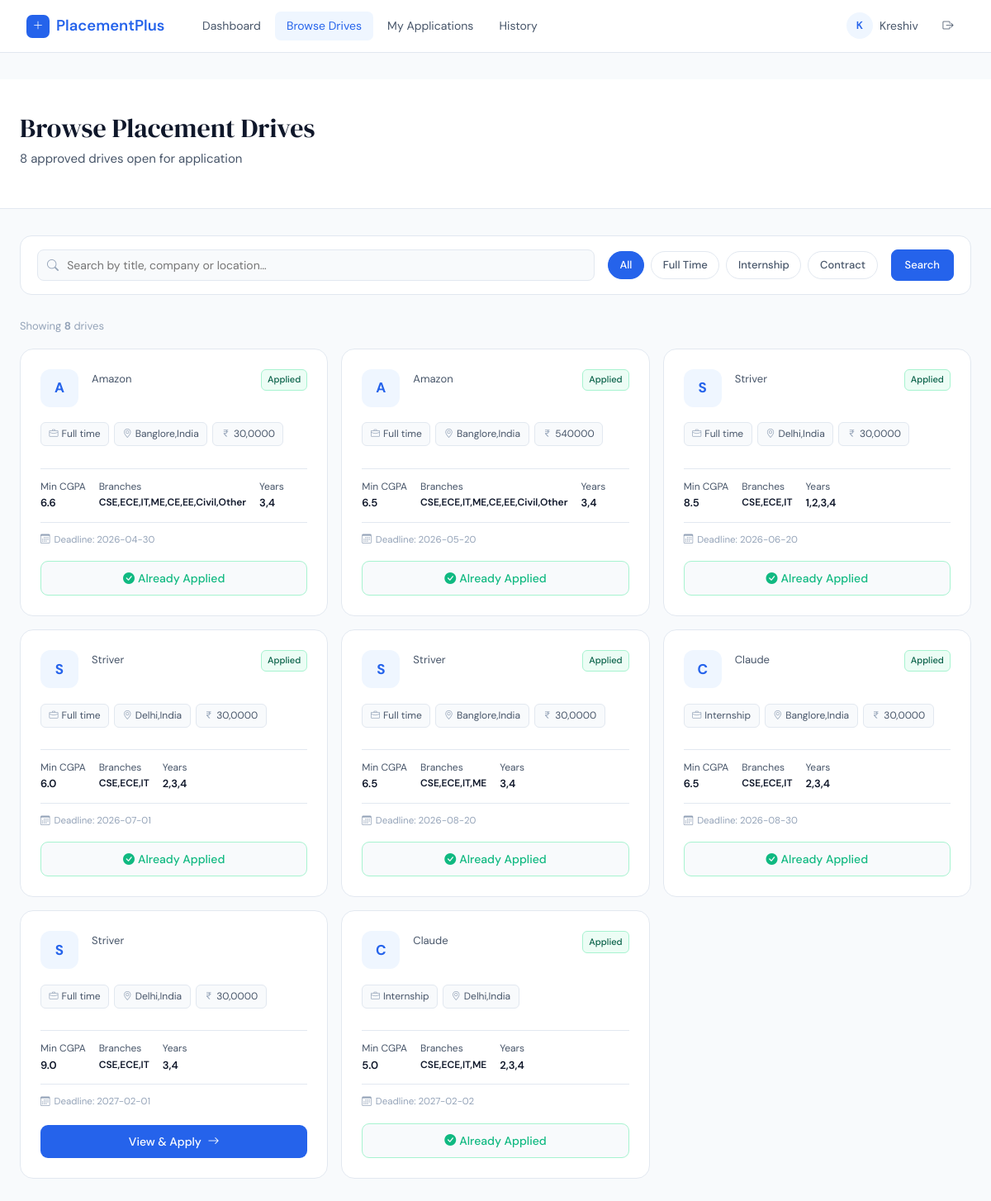
The app's page /student/drives (signed in) with its own data.
### tables this page shows
CREATE TABLE companies (
    id INTEGER PRIMARY KEY AUTOINCREMENT,
    user_id INTEGER NOT NULL UNIQUE,
    company_name TEXT NOT NULL,
    industry TEXT,
    website TEXT,
    hr_contact_name TEXT,
    hr_contact_email TEXT,
    hr_contact_phone TEXT,
    description TEXT,
    approval_status TEXT NOT NULL DEFAULT 'pending'
        CHECK(approval_status IN ('pending', 'approved', 'rejected')),
    created_at TIMESTAMP DEFAULT CURRENT_TIMESTAMP,
    FOREIGN KEY (user_id) REFERENCES users(id) ON DELETE CASCADE
);

CREATE TABLE placement_drives (
    id INTEGER PRIMARY KEY AUTOINCREMENT,
    company_id INTEGER NOT NULL,
    job_role TEXT NOT NULL,
    job_description TEXT NOT NULL,
    job_type TEXT NOT NULL CHECK(job_type IN ('full_time','internship','contract')),
    location TEXT,
    salary_package TEXT,
    eligibility_cgpa REAL DEFAULT 0.0,
    eligible_branches TEXT,
    eligible_years TEXT,
    application_deadline DATE NOT NULL,
    status TEXT NOT NULL DEFAULT 'pending'
        CHECK(status IN ('pending','approved','rejected','closed')),
    created_at TIMESTAMP DEFAULT CURRENT_TIMESTAMP,

    FOREIGN KEY (company_id) REFERENCES companies(id) ON DELETE CASCADE
);

### blueprints/student.py (the view)
@student_bp.route('/drives')
@login_required(role='student')
def drives():
    db         = get_db()
    student_id = session['student_db_id']
    q        = request.args.get('q', '').strip()
    job_type = request.args.get('type', '').strip()
    sql    = """
        SELECT pd.*, c.company_name
        FROM placement_drives pd
        JOIN companies c ON pd.company_id = c.id
        WHERE pd.status = 'approved'
          AND pd.application_deadline >= DATE('now')
    """
    params = []
    if q:
        sql += " AND (pd.job_role LIKE ? OR c.company_name LIKE ? OR pd.location LIKE ?)"
        params += [f'%{q}%', f'%{q}%', f'%{q}%']
    if job_type:
        sql += " AND pd.job_type = ?"
        params.append(job_type)
    sql += " ORDER BY pd.application_deadline ASC"
    drives = db.execute(sql, params).fetchall()
    applied_rows      = db.execute(
        "SELECT drive_id FROM applications WHERE student_id = ?", (student_id,)
    ).fetchall()
    applied_drive_ids = {row['drive_id'] for row in applied_rows}
    student = db.execute(
        "SELECT branch, cgpa, year FROM students WHERE id = ?",
        (student_id,)
    ).fetchone()
    return render_template('student/drives.html',
        drives=drives,
        student=student,
        applied_drive_ids=applied_drive_ids
    )

### database.py (called while the page is built)
def get_db():
    if 'db' not in g:
        g.db = sqlite3.connect(
            current_app.config['DATABASE'],
            detect_types=sqlite3.PARSE_DECLTYPES
        )
        g.db.row_factory = sqlite3.Row
    return g.db

### utils.py (called while the page is built)
def login_required(role=None):
    def decorator(f):
        @wraps(f)
        def wrapper(*args, **kwargs):
            if 'user_id' not in session:
                flash('Please log in to continue.', 'warning')
                return redirect(url_for('auth.login'))
            if role and session.get('role') != role:
                flash('You are not authorized to access this page.', 'danger')
                return redirect(url_for('auth.login'))
            return f(*args, **kwargs)
        return wrapper
    return decorator

### templates/student/drives.html (shortened to what this page needs)
{% extends 'base.html' %}
{% block content %}
<div class="drives-hero">
  <div class="container-fluid px-4">
    <h1>Browse Placement Drives</h1>
    <p>{{ drives|length }} approved drive{{ 's' if drives|length != 1 }} open for application</p>
  </div>
</div>
<div class="container-fluid px-4">
  <form method="GET" action="{{ url_for('student.drives') }}">
    <div class="filter-bar">
      <div class="search-box">
        <input type="text" name="q"
               value="{{ request.args.get('q', '') }}"
               placeholder="Search by title, company or location…"/>
      </div>
      <div class="d-flex gap-2 flex-wrap">
        <a href="{{ url_for('student.drives') }}{% if request.args.get('q') %}?q={{ request.args.get('q') }}{% endif %}"
           class="filter-pill {% if not request.args.get('type') %}active{% endif %}">
          All
        </a>
        {% for jt, label in [('full_time','Full Time'),('internship','Internship'),('contract','Contract')] %}
        <a href="?type={{ jt }}{% if request.args.get('q') %}&q={{ request.args.get('q') }}{% endif %}"
           class="filter-pill {% if request.args.get('type') == jt %}active{% endif %}">
          {{ label }}
        </a>
        {% endfor %}
      </div>
      <button type="submit" class="btn btn-primary btn-sm" style="height:38px;padding:0 1rem">
        Search
      </button>
    </div>
  </form>
  {% if drives %}
  <div class="results-meta">
    Showing <strong>{{ drives|length }}</strong> drive{{ 's' if drives|length != 1 }}
  </div>
  {% endif %}
  {% if drives %}
  <div class="row g-3">
    {% for d in drives %}
    <div class="col-sm-6 col-xl-4 drive-col">
      <div class="drive-card">
        <div class="d-flex align-items-flex-start gap-3 mb-1">
          <div class="co-logo">{{ d.company_name[0]|upper }}</div>
          <div style="flex:1;min-width:0">
            <div style="font-size:13px;color:var(--mid);margin-top:2px">
              {{ d.company_name }}
            </div>
          </div>
          {% if d.id in applied_drive_ids %}
          <span style="flex-shrink:0;align-self:flex-start;
                       background:#ECFDF5;color:#065F46;
                       border:1px solid #A7F3D0;border-radius:6px;
                       font-size:11px;font-weight:500;padding:.3em .65em;">
            Applied
          </span>
          {% endif %}
        </div>
        <div class="tag-row">
          <span class="tag">
            <i class="bi bi-briefcase"></i>
            {{ d.job_type.replace('_',' ')|capitalize }}
          </span>
          {% if d.location %}
          <span class="tag">
            <i class="bi bi-geo-alt"></i>
            {{ d.location }}
          </span>
          {% endif %}
          {% if d.salary_package %}
          <span class="tag">
            <i class="bi bi-currency-rupee"></i>
            {{ d.salary_package }}
          </span>
          {% endif %}
        </div>
        <div class="elig-row">
          <div class="elig-item">
            <div>Min CGPA</div>
            <span>{{ d.eligibility_cgpa if d.eligibility_cgpa > 0 else 'Any' }}</span>
          </div>
          <div class="elig-item">
            <div>Branches</div>
            <span style="font-size:12px">{{ d.eligible_branches if d.eligible_branches else 'All' }}</span>
          </div>
          <div class="elig-item">
            <div>Years</div>
            <span>{{ d.eligible_years if d.eligible_years else 'All' }}</span>
          </div>
        </div>
        <div class="deadline-badge">
          <i class="bi bi-calendar3"></i>
          Deadline: {{ d.application_deadline }}
        </div>
        {% if d.id in applied_drive_ids %}
        <div class="btn-applied">
          <i class="bi bi-check-circle-fill me-1"></i>Already Applied
        </div>
        {% else %}
        <a href="{{ url_for('student.drive_detail', drive_id=d.id) }}"
           class="btn-apply">
          View &amp; Apply <i class="bi bi-arrow-right ms-1"></i>
        </a>
        {% endif %}
      </div>
    </div>
    {% endfor %}
  </div>
  {% endif %}
</div>
{% endblock %}

### templates/base.html (shortened to what this page needs)
<!DOCTYPE html>
<html lang="en">
<head>
  <link rel="stylesheet" href="https://cdn.jsdelivr.net/npm/bootstrap@5.3.2/dist/css/bootstrap.min.css"/>
  <link rel="stylesheet" href="https://cdn.jsdelivr.net/npm/bootstrap-icons@1.11.3/font/bootstrap-icons.min.css"/>
</head>
<body>
<nav class="navbar navbar-expand-lg">
  <div class="container-fluid px-2">
    <a class="navbar-brand" href="{{ url_for('auth.index') }}">
      <span class="brand-dot"><i class="bi bi-plus-lg"></i></span>
      PlacementPlus
    </a>
    <div class="collapse navbar-collapse" id="navMain">
      {% if session.role == 'admin' %}
      <ul class="navbar-nav ms-3 me-auto gap-1">
        <li class="nav-item"><a class="nav-link {% if request.endpoint=='admin.dashboard' %}active{% endif %}" href="{{ url_for('admin.dashboard') }}">Dashboard</a></li>
        <li class="nav-item"><a class="nav-link {% if request.endpoint=='admin.students' %}active{% endif %}" href="{{ url_for('admin.students') }}">Students</a></li>
        <li class="nav-item"><a class="nav-link {% if request.endpoint=='admin.companies' %}active{% endif %}" href="{{ url_for('admin.companies') }}">Companies</a></li>
        <li class="nav-item"><a class="nav-link {% if request.endpoint=='admin.drives' %}active{% endif %}" href="{{ url_for('admin.drives') }}">Drives</a></li>
        <li class="nav-item"><a class="nav-link {% if request.endpoint=='admin.applications' %}active{% endif %}" href="{{ url_for('admin.applications') }}">Applications</a></li>
      </ul>
      {% elif session.role == 'student' %}
      <ul class="navbar-nav ms-3 me-auto gap-1">
        <li class="nav-item"><a class="nav-link {% if request.endpoint=='student.dashboard' %}active{% endif %}" href="{{ url_for('student.dashboard') }}">Dashboard</a></li>
        <li class="nav-item"><a class="nav-link {% if request.endpoint=='student.drives' %}active{% endif %}" href="{{ url_for('student.drives') }}">Browse Drives</a></li>
        <li class="nav-item"><a class="nav-link {% if request.endpoint=='student.my_applications' %}active{% endif %}" href="{{ url_for('student.my_applications') }}">My Applications</a></li>
        <li class="nav-item"><a class="nav-link {% if request.endpoint=='student.history' %}active{% endif %}" href="{{ url_for('student.history') }}">History</a></li>
      </ul>
      {% else %}
      <ul class="navbar-nav ms-3 me-auto"></ul>
      {% endif %}
      <div class="d-flex align-items-center gap-3">
        {% if session.user_id %}
          <div class="user-pill">
            <div class="user-avatar">{{ session.name[0]|upper }}</div>
            <span class="d-none d-md-inline" style="font-size:14px;color:var(--mid)">{{ session.name }}</span>
          </div>
          <a href="{{ url_for('auth.logout') }}" class="nav-link" style="font-size:13px">
            <i class="bi bi-box-arrow-right"></i>
          </a>
        {% else %}
          <a href="{{ url_for('auth.login') }}" class="nav-link">Login</a>
          <a href="{{ url_for('auth.register_student') }}" class="btn-nav nav-link">Sign Up</a>
        {% endif %}
      </div>
    </div>
  </div>
</nav>
<main class="page-wrap">
  {% block content %}{% endblock %}
</main>
</body>
</html>

### templates/base.html (style rules this page uses)
:root { --blue: #2563EB; --blue-lt: #EFF6FF; --blue-dk: #1D4ED8; --dark: #0F172A; --mid: #475569; --light: #94A3B8; --border: #E2E8F0; --surface: #F8FAFC; --white: #FFFFFF; --green: #10B981; --amber: #F59E0B; --red: #EF4444; --purple: #7C3AED; }
*, *::before, *::after { box-sizing: border-box; }
body { font-family: 'DM Sans', sans-serif; background: var(--surface); color: var(--dark); font-size: 15px; line-height: 1.6; min-height: 100vh; }
.navbar { background: var(--white) !important; border-bottom: 1px solid var(--border); height: 64px; padding: 0 1.5rem; position: sticky; top: 0; z-index: 999; }
.navbar-brand { font-weight: 600; font-size: 1.15rem; color: var(--blue) !important; display: flex; align-items: center; gap: 8px; text-decoration: none; }
.brand-dot { width: 28px; height: 28px; border-radius: 7px; background: var(--blue); display: flex; align-items: center; justify-content: center; color: #fff; font-size: 13px; }
.nav-link { color: var(--mid) !important; font-size: 14px; font-weight: 400; padding: 0.38rem 0.85rem !important; border-radius: 7px; transition: all .15s; }
.nav-link:hover, .nav-link.active { color: var(--blue) !important; background: var(--blue-lt); }
.user-pill { display: flex; align-items: center; gap: 8px; font-size: 14px; color: var(--mid); }
.user-avatar { width: 32px; height: 32px; border-radius: 50%; background: var(--blue-lt); color: var(--blue); display: flex; align-items: center; justify-content: center; font-weight: 600; font-size: 13px; }
.page-wrap { min-height: calc(100vh - 64px); padding: 2rem 0; }
.btn-primary { background: var(--blue); border-color: var(--blue); border-radius: 8px; font-weight: 500; font-size: 14px; }
.btn { border-radius: 8px; font-size: 14px; font-weight: 500; }
.btn-sm { font-size: 13px; padding: .3rem .75rem; }
.search-box { position: relative; }
.drive-card { background: var(--white); border: 1px solid var(--border); border-radius: 14px; padding: 1.3rem; transition: box-shadow .2s, transform .2s; height: 100%; }
.co-logo { width: 42px; height: 42px; border-radius: 10px; background: var(--blue-lt); color: var(--blue); display:flex; align-items:center; justify-content:center; font-weight:700; font-size:15px; flex-shrink:0; }

### records on screen
companies: name "Kreshiv"
placement_drives: company_name "A", company_name "Amazon", shows "Applied", job_type.replace "Full time", location "Banglore,India", salary_package "30,0000", eligibility_cgpa "6.6", eligible_branches "CSE,ECE,IT,ME,CE,EE,Civil,Other", eligible_years "3,4", application_deadline "2026-04-30", shows "Already Applied"
placement_drives: company_name "A", company_name "Amazon", shows "Applied", job_type.replace "Full time", location "Banglore,India", salary_package "540000", eligibility_cgpa "6.5", eligible_branches "CSE,ECE,IT,ME,CE,EE,Civil,Other", eligible_years "3,4", application_deadline "2026-05-20", shows "Already Applied"
placement_drives: company_name "S", company_name "Striver", shows "Applied", job_type.replace "Full time", location "Delhi,India", salary_package "30,0000", eligibility_cgpa "8.5", eligible_branches "CSE,ECE,IT", eligible_years "1,2,3,4", application_deadline "2026-06-20", shows "Already Applied"
placement_drives: company_name "S", company_name "Striver", shows "Applied", job_type.replace "Full time", location "Delhi,India", salary_package "30,0000", eligibility_cgpa "6.0", eligible_branches "CSE,ECE,IT", eligible_years "2,3,4", application_deadline "2026-07-01", shows "Already Applied"
placement_drives: company_name "S", company_name "Striver", shows "Applied", job_type.replace "Full time", location "Banglore,India", salary_package "30,0000", eligibility_cgpa "6.5", eligible_branches "CSE,ECE,IT,ME", eligible_years "3,4", application_deadline "2026-08-20", shows "Already Applied"
placement_drives: company_name "C", company_name "Claude", shows "Applied", job_type.replace "Internship", location "Banglore,India", salary_package "30,0000", eligibility_cgpa "6.5", eligible_branches "CSE,ECE,IT", eligible_years "2,3,4", application_deadline "2026-08-30", shows "Already Applied"
placement_drives: company_name "S", company_name "Striver", job_type.replace "Full time", location "Delhi,India", salary_package "30,0000", eligibility_cgpa "9.0", eligible_branches "CSE,ECE,IT", eligible_years "3,4", application_deadline "2027-02-01"
placement_drives: company_name "C", company_name "Claude", shows "Applied", job_type.replace "Internship", location "Delhi,India", eligibility_cgpa "5.0", eligible_branches "CSE,ECE,IT,ME", eligible_years "2,3,4", application_deadline "2027-02-02", shows "Already Applied"

### other values on screen
{{ session.name[0]|upper }} "K"
{{ drives|length }} "8"
{{ 's' if drives|length != 1 }} "s"
{{ label }} "Full Time" "Internship" "Contract"
